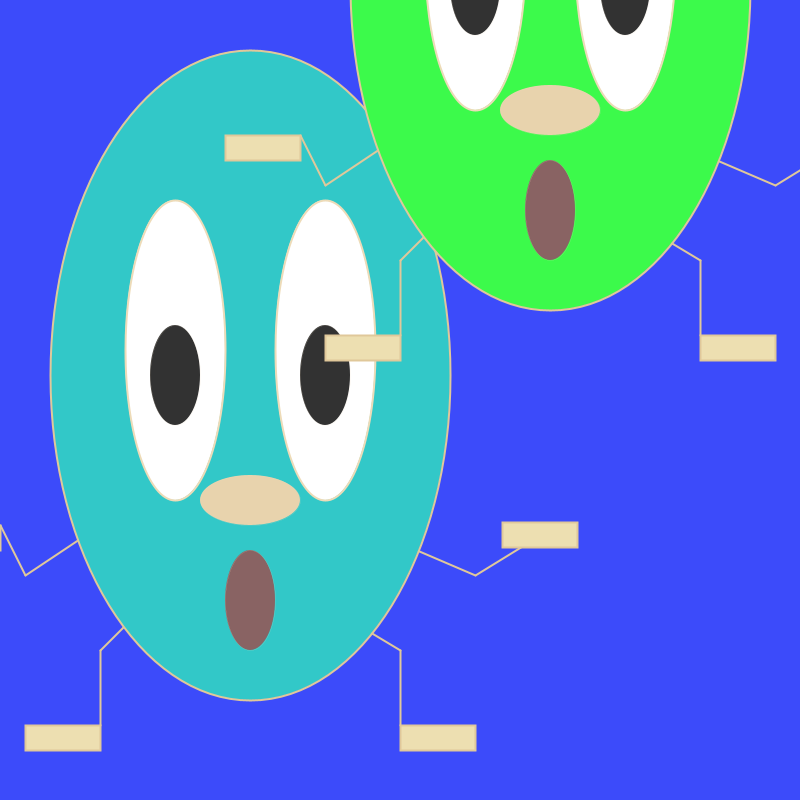
Frame 1 (no input)
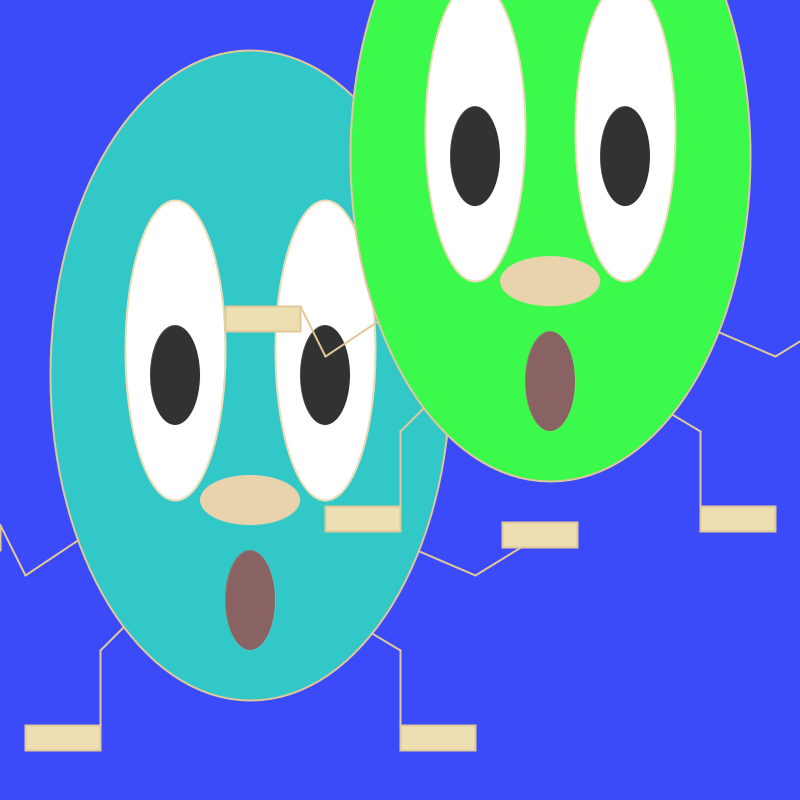
Frame 60 (the mouse pressed at the canvas centre just before this capture)
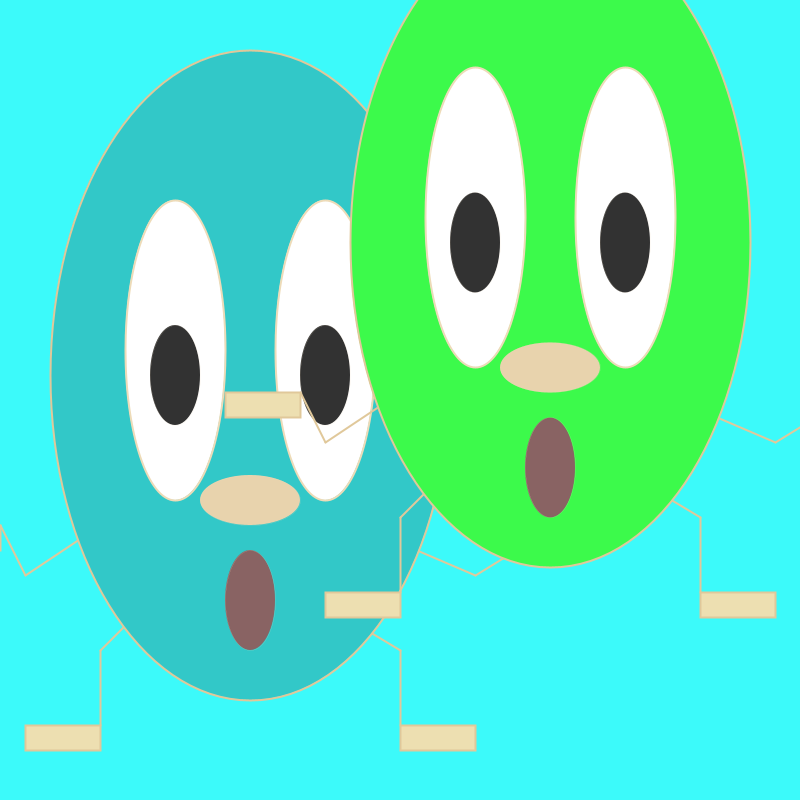
Frame 120 (the mouse held since frame 60 and released just before this capture)

The Processing sketch that drew these frames (run headless with seeded random() and noise(); from frame 60 on, the mouse is pressed at the canvas centre):

// Processing sketch: processing_73106
// ── processing_73106.pde

Eggboy john;
Eggboy billy;

//background colors  
int br1 = 60;  int bg1 = 75;  int bb1 = 250;  
float gravity = 0.1;

//########################################################################################

  
void setup() {
    size( 800,800);        // size of the window
    smooth();                // antialiasing
    
    john = new Eggboy(color(50,200,200),250,400,5);
    billy = new Eggboy(color(60,250,75),550,10,5);
  }  

//########################################################################################
  
void draw() {  
  
  if (keyPressed) {
     br1=br1-2;
     }  
     
   if(mouseX < width/3)  {
   background(br1,bg1,bb1);
   } else if (mouseX < 2*width/3) {
    background(br1,bb1,bb1);
   } else {
    background (br1,br1, bg1);
   }


john.display();
john.move();
billy.display();
billy.bounce();
billy.move();
}

//########################################################################################

class Eggboy {
    
    float posY;
    float posX; 
    float localX;
    float localY;
    float yspeed;
    float speed;
    color c;   
    
     
    int r1 =  224;    int g1 =  200;    int b1 =  154;
    int r2 =  237;    int g2 =  223;    int b2 =  177;
    int r3 =  255;    int g3 =  234;    int b3 =  215;
    int r4 =  232;    int g4 =  219;    int b4 =  184;
    int r5 =  137;    int g5 =  211;    int b5 =  173;
                      int g6 =   99;    int b6 =   99;     
     
    // creature's right hand local origin, and right hand offsets
    int rHandX  = 290;
    int rHandY  = 135;
    int rHandTX = 0;
    int rHandTY = 0;
     
    //x+288 , y+135
     
    // to make mouse moves relative
    int relX = 685;
    int relY = 540;
     
Eggboy(color eggC, float posX , float posY, float tempYspeed) {
  
//  posX = localX;
//  posY = localY;
  localX = posX;
  localY = posY;
  yspeed = tempYspeed;
  speed = 0;
  c = eggC;
}  
     
//void location() {
//    localX = 400;
//    localY = 400;
//}
          
void display( ) {
 
  rectMode(CORNERS);
  ellipseMode(CENTER);
  
//     if ( mousePressed  &&  ( mouseButton == LEFT ) ) {
//        localX = localX = mouseX;
//        localY = localY = mouseY;
//    }
//   
//     if ( mousePressed  &&  ( mouseButton == RIGHT ) ) {
//      rHandTX = relX - mouseX;
//      rHandTY = relY - mouseY;     
//    }
   
strokeWeight(2);
stroke(r1 , g1 , b1);  
    line( localX-150 , localY+125 , localX-225 , localY+175 );       //LEFT ARM
    line( localX-225 , localY+175 , localX-250 , localY+125 );
  
    line( localX+50  , localY+100 , localX+225 , localY+175 );       //RIGHT ARM
    line( localX+225 , localY+175 , localX+(rHandX-rHandTX) , localY+(rHandY-rHandTY));
  
    line( localX-75  , localY+175 , localX-150 , localY+250 );
    line( localX-150 , localY+250 , localX-150 , localY+325 );       //LEGS 

    line( localX+25  , localY+175 , localX+150 , localY+250 );       
    line( localX+150 , localY+250 , localX+150 , localY+325 );
stroke(r1 , g1 , b1);
strokeWeight(2);
fill(r2 , g2 , b2);
rectMode(CENTER);
    rect( localX+(rHandX-rHandTX) , localY+(rHandY-rHandTY) , 75 , 25 );       //RIGHT HAND
rectMode(CORNERS);
    rect( localX-325 , localY+125 , localX-250 , localY+150 );  //LEFT HANDDDDDDDDDD
    rect( localX+150 , localY+325 , localX+225 , localY+350);        //FEET
    rect( localX-225 , localY+325 , localX-150 , localY+350);
fill(c);
stroke(r1 , g1 , b1);
strokeWeight(2);
    ellipse( localX , localY-25 , 400 , 650);       //HEAD
fill(255);
stroke(r2 , g4 , b4);
strokeWeight(2);
      ellipse( localX-75 , localY-50 , 100 , 300);
      ellipse( localX+75 , localY-50 , 100 , 300);    //EYES BIG
fill(50);
strokeWeight(0);
      ellipse( localX+75 , localY-25 , 50 , 100);     //EYES SMALL
      ellipse( localX-75 , localY-25 , 50 , 100);
fill(r4 , g5 , b5);
      ellipse( localX , localY+100 , 100 , 50);       //NOSE
fill(r5 , g6 , b6);
      ellipse( localX , localY+200 , 50  , 100);      //MOUTH
    
   }
   
   
  void mouseReleased (){
          rHandX  = rHandX - rHandTX;
          rHandY  = rHandY - rHandTY;
          rHandTX = 0;
          rHandTY = 0;
        }

//void move(){
//  if (keyPressed){
//    if (key == 'f' || key == 'F'){
//  posY = posY + yspeed;
//    }if (posY>height){
//    posY=0;
//       }
//     }
//   }    
// 
// void bounce() {
//    // Add speed to location
//    posY = posY + speed; 
//
//    // Add gravity to speed
//    speed = speed + gravity; 
//
//    // If square reaches the bottom 
//    // Reverse speed 
//    if (posY > height-250) { 
//      speed = speed * -.95;  
//    } 
//  }
//    
//}

   
//   
//   
void move(){
  if (keyPressed){
    if (key == 'f' || key == 'F'){
  localY = localY + yspeed;
    }if (localY>height){
    localY=0;
       }
     }
   }    
 
 void bounce() {
    // Add speed to location
    localY = localY + speed; 

    // Add gravity to speed
    speed = speed + gravity; 

    // If square reaches the bottom 
    // Reverse speed 
    if (localY > height-350) { 
      speed = speed * -.95;  
    } 
  }
//    
//}
//
//  
//  
//         
//   // drag the right hand around using the offsets??  
 
 
    

//      void mouseReleased { 
//      rHandX  = rHandX - rHandTX;
//      rHandY  = rHandY - rHandTY;
//      rHandTX = 0;
//      rHandTY = 0;
//     }
 

//##################################


//

//     
//    // mouseReleased() is called once every time a mouse button is pressed
//    //     set new right hand local origin, and clear offsets
}
